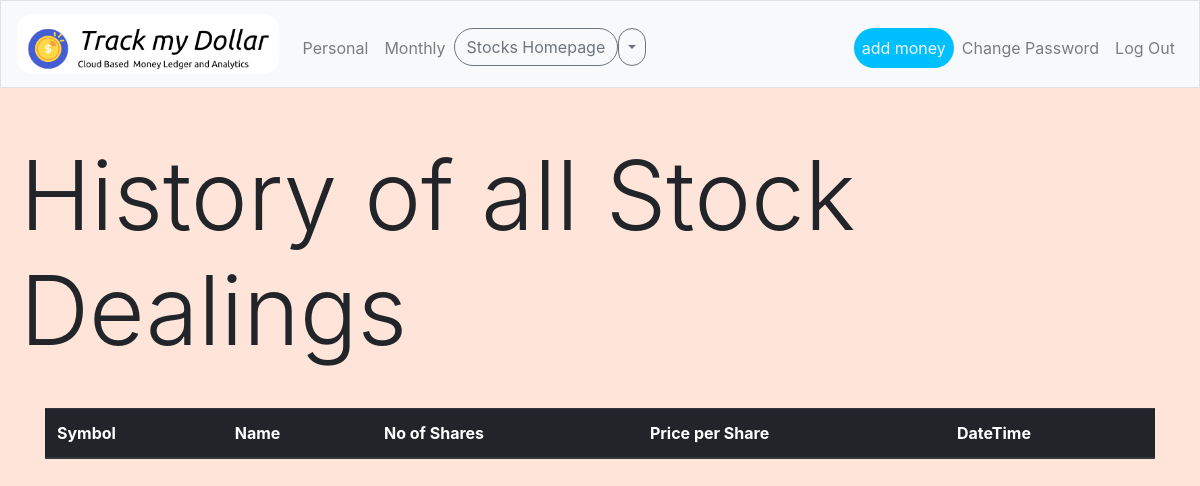
The app's page /stock/history (signed in), older data.
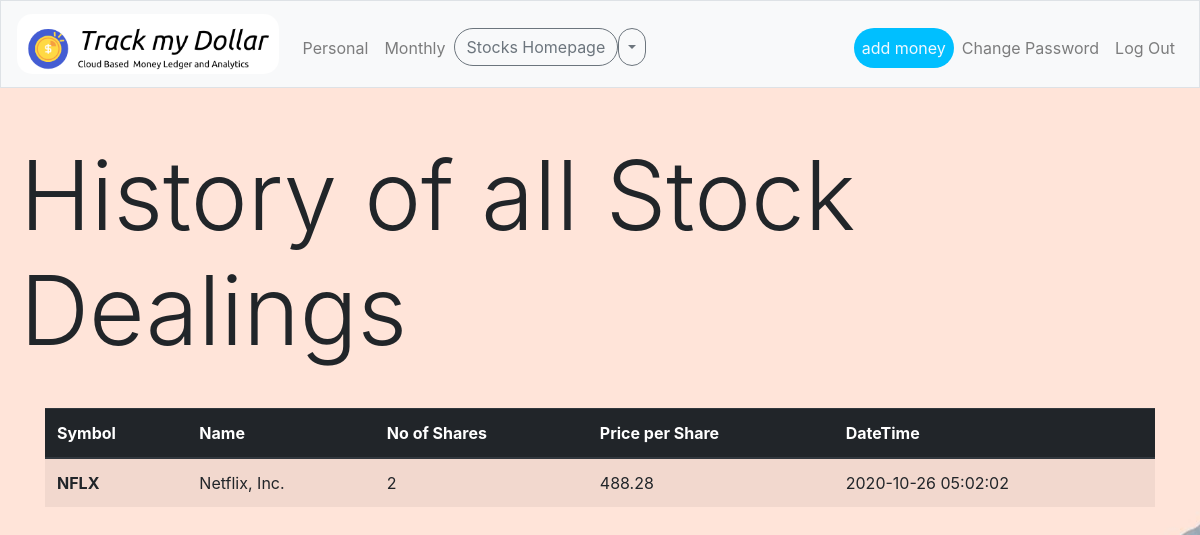
The same page, newer data.
### tables this page shows
CREATE TABLE "history" (
	"stock_name"	VARCHAR(30),
	"shares"	INTEGER,
	"price"	INTEGER,
	"time"	timestamp NOT NULL DEFAULT CURRENT_TIMESTAMP,
	"user_id"	INTEGER
, "symbol"	TEXT);

### app.py (the view)
@app.route("/stock/history")
@login_required
def history():
    """Show history of transactions"""
    transactions= db.execute("""
                                SELECT symbol,stock_name,shares,price,time
                                FROM history
                                WHERE user_id=:user_id;
    """, user_id=session["user_id"])
    revealing =[]
    for transaction in transactions:
            revealing.append({
            "symbol":  transaction["symbol"],
            "name": transaction["stock_name"],
            "shares": transaction["shares"],
            "price": transaction["price"],
            "time": transaction["time"]
        })
    return render_template("stockhistory.html",revealing=revealing)

### app.py (called while the page is built)
@app.after_request
def after_request(response):
    response.headers["Cache-Control"] = "no-cache, no-store, must-revalidate"
    response.headers["Expires"] = 0
    response.headers["Pragma"] = "no-cache"
    return response

### helpers.py (called while the page is built)
def login_required(f):
    @wraps(f)
    def decorated_function(*args, **kwargs):
        if session.get("user_id") is None:
            return redirect("/login")
        return f(*args, **kwargs)
    return decorated_function

### templates/stockhistory.html
{% extends "layout.html" %} {% block title %} Log In {% endblock %} {% block main %}
<h1 class="display-1 " style="margin: 20px;">History of all Stock Dealings</h1>
<main class="container">
    <table class="table table-striped  table-hover">
        <thead class="thead-dark">
            <tr>
                <th scope="col">Symbol</th>
                <th scope="col">Name</th>
                <th scope="col">No of Shares</th>
                <th scope="col">Price per Share</th>
                <th scope="col">DateTime</th>
            </tr>
        </thead>
        <tbody>
            {% for reveal in revealing: %}
            <tr>
                <th scope="row">{{reveal["symbol"].upper()}}</th>
                <td>{{reveal["name"]}}</td>
                <td>{{reveal["shares"]}}</td>
                <td>{{reveal["price"]}}</td>
                <td>{{reveal["time"]}}</td>
            </tr>
            {% endfor %}
        </tbody>
    </table>
</main>
{% endblock %}

### templates/layout.html (shortened to what this page needs)
<!DOCTYPE html>
<html lang="en">
<head>
    <link href="https://maxcdn.bootstrapcdn.com/bootstrap/4.1.3/css/bootstrap.min.css" rel="stylesheet">
    <link href="/static/styles.css" rel="stylesheet">
</head>
<body>
    <nav class="navbar navbar-expand-md navbar-light bg-light border" style="margin-bottom: 50px;">
        <a class="navbar-brand" href="/"><img src="/static/Track my Dollar.png" height="60" style="border-radius:15px ;" alt="Track my Dollar"> </a>
        <div class="collapse navbar-collapse" id="navbar">
            {% if session.user_id %}
            <ul class="navbar-nav mr-auto mt-2">
                <li><a class="nav-link" href="/personal">Personal</a></li>
                <li><a class="nav-link" href="/education">Monthly</a></li>
                <li>
                    <div class="btn-group">
                        <a href="/stock"><button type="button" class="btn btn-outline-secondary" style="border-radius: 20px;">Stocks Homepage</button></a>
                        <button type="button" class="btn btn-outline-secondary dropdown-toggle dropdown-toggle-split" style="border-radius: 20px;" data-toggle="dropdown" aria-haspopup="true" aria-expanded="false">
                        </button>
                    </div>
                </li>
            </ul>
            <ul class="navbar-nav ml-auto mt-2">
                <li class="nav-item"><a class="nav-link" style=" color: aliceblue; background-color: deepskyblue; border-radius: 100px; width: fit-content; height: fit-content;" href="/add">add money</a></li>
                <li class="nav-item"><a class="nav-link" href="/change_password">Change Password</a></li>
                <li class="nav-item"><a class="nav-link" href="/logout">Log Out</a></li>
            </ul>
            {% else %}
            <ul class="navbar-nav ml-auto mt-2">
                <li class="nav-item"><a class="nav-link" href="/register">Register</a></li>
                <li class="nav-item"><a class="nav-link" href="/login">Log In</a></li>
            </ul>
            {% endif %}
        </div>
    </nav>
     {% block main %}{% endblock %}
</body>
</html>

### static/styles.css (style rules this page uses)
nav .navbar-brand { font-size: xx-large; }
.table { margin-top: 20px; margin-bottom: 20px; }
body { background-image: url("/static/background.jpg"); background-repeat: no-repeat; background-position: center; }
main { overflow-x: auto; }

Row changes from the older to the newer data that the page shows:
added history: symbol "NFLX", name "Netflix, Inc.", shares "2", price "488.28", time "2020-10-26 05:02:02"
